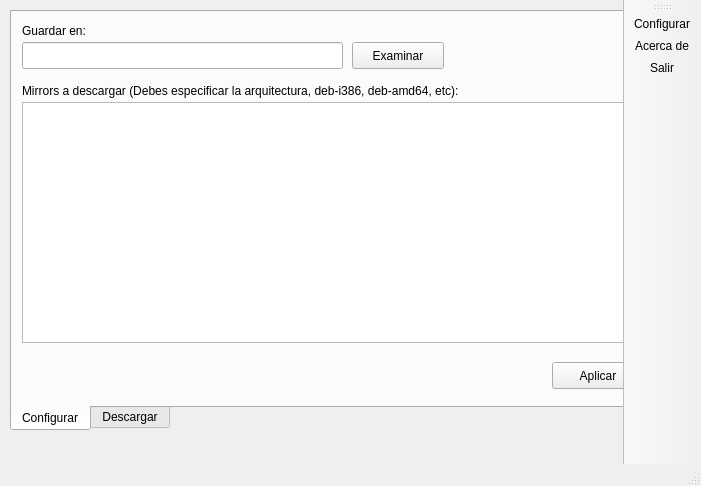
<?xml version="1.0" encoding="UTF-8"?>
<ui version="4.0">
 <class>MainWindow</class>
 <widget class="QMainWindow" name="MainWindow">
  <property name="geometry">
   <rect>
    <x>0</x>
    <y>0</y>
    <width>701</width>
    <height>486</height>
   </rect>
  </property>
  <property name="windowTitle">
   <string>Sheldon</string>
  </property>
  <property name="windowIcon">
   <iconset resource="sheldon.qrc">
    <normaloff>:/resource/icons/appicon.png</normaloff>:/resource/icons/appicon.png</iconset>
  </property>
  <widget class="QWidget" name="centralWidget">
   <widget class="QTabWidget" name="tabWidget">
    <property name="geometry">
     <rect>
      <x>10</x>
      <y>10</y>
      <width>651</width>
      <height>421</height>
     </rect>
    </property>
    <property name="tabPosition">
     <enum>QTabWidget::South</enum>
    </property>
    <property name="currentIndex">
     <number>0</number>
    </property>
    <widget class="QWidget" name="tab">
     <attribute name="title">
      <string>Configurar</string>
     </attribute>
     <widget class="QTextEdit" name="mirrortodownload">
      <property name="geometry">
       <rect>
        <x>10</x>
        <y>90</y>
        <width>621</width>
        <height>241</height>
       </rect>
      </property>
     </widget>
     <widget class="QLineEdit" name="pathtosave">
      <property name="geometry">
       <rect>
        <x>10</x>
        <y>30</y>
        <width>321</width>
        <height>27</height>
       </rect>
      </property>
     </widget>
     <widget class="QLabel" name="label_2">
      <property name="geometry">
       <rect>
        <x>10</x>
        <y>70</y>
        <width>531</width>
        <height>17</height>
       </rect>
      </property>
      <property name="text">
       <string>Mirrors a descargar (Debes especificar la arquitectura, deb-i386, deb-amd64, etc): </string>
      </property>
     </widget>
     <widget class="QLabel" name="label">
      <property name="geometry">
       <rect>
        <x>10</x>
        <y>10</y>
        <width>91</width>
        <height>17</height>
       </rect>
      </property>
      <property name="text">
       <string>Guardar en:</string>
      </property>
     </widget>
     <widget class="QPushButton" name="btnBrowse">
      <property name="geometry">
       <rect>
        <x>340</x>
        <y>30</y>
        <width>92</width>
        <height>27</height>
       </rect>
      </property>
      <property name="text">
       <string>Examinar</string>
      </property>
     </widget>
     <widget class="QPushButton" name="btnApply">
      <property name="geometry">
       <rect>
        <x>540</x>
        <y>350</y>
        <width>92</width>
        <height>27</height>
       </rect>
      </property>
      <property name="text">
       <string>Aplicar</string>
      </property>
     </widget>
     <widget class="QLabel" name="label_4">
      <property name="geometry">
       <rect>
        <x>80</x>
        <y>200</y>
        <width>481</width>
        <height>20</height>
       </rect>
      </property>
      <property name="text">
       <string/>
      </property>
     </widget>
    </widget>
    <widget class="QWidget" name="tab_2">
     <attribute name="title">
      <string>Descargar</string>
     </attribute>
     <widget class="QTextEdit" name="output">
      <property name="geometry">
       <rect>
        <x>120</x>
        <y>30</y>
        <width>511</width>
        <height>351</height>
       </rect>
      </property>
      <property name="palette">
       <palette>
        <active>
         <colorrole role="Text">
          <brush brushstyle="SolidPattern">
           <color alpha="255">
            <red>62</red>
            <green>186</green>
            <blue>0</blue>
           </color>
          </brush>
         </colorrole>
         <colorrole role="Base">
          <brush brushstyle="SolidPattern">
           <color alpha="255">
            <red>0</red>
            <green>0</green>
            <blue>0</blue>
           </color>
          </brush>
         </colorrole>
        </active>
        <inactive>
         <colorrole role="Text">
          <brush brushstyle="SolidPattern">
           <color alpha="255">
            <red>62</red>
            <green>186</green>
            <blue>0</blue>
           </color>
          </brush>
         </colorrole>
         <colorrole role="Base">
          <brush brushstyle="SolidPattern">
           <color alpha="255">
            <red>0</red>
            <green>0</green>
            <blue>0</blue>
           </color>
          </brush>
         </colorrole>
        </inactive>
        <disabled>
         <colorrole role="Text">
          <brush brushstyle="SolidPattern">
           <color alpha="255">
            <red>118</red>
            <green>118</green>
            <blue>117</blue>
           </color>
          </brush>
         </colorrole>
         <colorrole role="Base">
          <brush brushstyle="SolidPattern">
           <color alpha="255">
            <red>255</red>
            <green>255</green>
            <blue>255</blue>
           </color>
          </brush>
         </colorrole>
        </disabled>
       </palette>
      </property>
      <property name="readOnly">
       <bool>true</bool>
      </property>
     </widget>
     <widget class="QLabel" name="label_3">
      <property name="geometry">
       <rect>
        <x>120</x>
        <y>10</y>
        <width>81</width>
        <height>17</height>
       </rect>
      </property>
      <property name="text">
       <string>Terminal</string>
      </property>
     </widget>
     <widget class="QPushButton" name="btnStart">
      <property name="geometry">
       <rect>
        <x>10</x>
        <y>50</y>
        <width>92</width>
        <height>27</height>
       </rect>
      </property>
      <property name="text">
       <string>Iniciar</string>
      </property>
     </widget>
     <widget class="QPushButton" name="btnStop">
      <property name="geometry">
       <rect>
        <x>10</x>
        <y>100</y>
        <width>92</width>
        <height>27</height>
       </rect>
      </property>
      <property name="text">
       <string>Detener</string>
      </property>
     </widget>
    </widget>
   </widget>
  </widget>
  <widget class="QMenuBar" name="menuBar">
   <property name="geometry">
    <rect>
     <x>0</x>
     <y>0</y>
     <width>701</width>
     <height>25</height>
    </rect>
   </property>
  </widget>
  <widget class="QToolBar" name="mainToolBar">
   <attribute name="toolBarArea">
    <enum>RightToolBarArea</enum>
   </attribute>
   <attribute name="toolBarBreak">
    <bool>false</bool>
   </attribute>
   <addaction name="actionConfigurar"/>
   <addaction name="actionAcerca_de"/>
   <addaction name="actionSalir"/>
  </widget>
  <widget class="QStatusBar" name="statusBar"/>
  <action name="actionConfigurar">
   <property name="icon">
    <iconset resource="sheldon.qrc">
     <normaloff>:/resource/icons/galternatives.png</normaloff>
     <normalon>:/resource/icons/galternatives.png</normalon>:/resource/icons/galternatives.png</iconset>
   </property>
   <property name="text">
    <string>Configurar</string>
   </property>
   <property name="toolTip">
    <string>Configurar</string>
   </property>
  </action>
  <action name="actionAyuda">
   <property name="icon">
    <iconset resource="sheldon.qrc">
     <normaloff>:/resource/icons/help-contents.png</normaloff>
     <normalon>:/resource/icons/help-contents.png</normalon>:/resource/icons/help-contents.png</iconset>
   </property>
   <property name="text">
    <string>Ayuda</string>
   </property>
   <property name="toolTip">
    <string>Ayuda</string>
   </property>
  </action>
  <action name="actionSalir">
   <property name="icon">
    <iconset resource="sheldon.qrc">
     <normaloff>:/resource/icons/exit.png</normaloff>:/resource/icons/exit.png</iconset>
   </property>
   <property name="text">
    <string>Salir</string>
   </property>
   <property name="toolTip">
    <string>Salir</string>
   </property>
  </action>
  <action name="actionAcerca_de">
   <property name="icon">
    <iconset resource="sheldon.qrc">
     <normaloff>:/resource/icons/info.png</normaloff>:/resource/icons/info.png</iconset>
   </property>
   <property name="text">
    <string>Acerca de</string>
   </property>
   <property name="toolTip">
    <string>Acerca de</string>
   </property>
  </action>
 </widget>
 <layoutdefault spacing="6" margin="11"/>
 <resources>
  <include location="sheldon.qrc"/>
 </resources>
 <connections/>
</ui>
